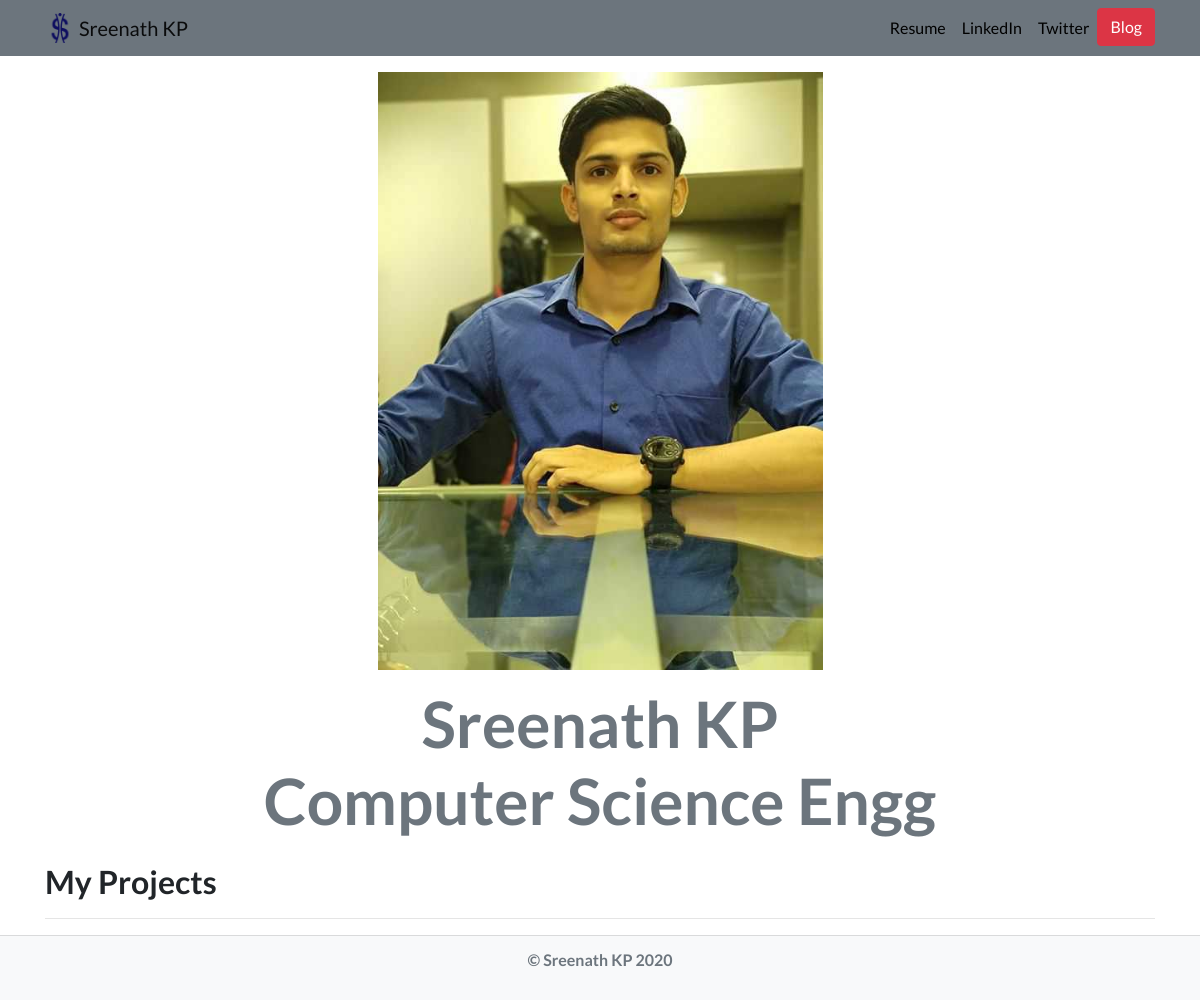
Before: / with the older database file.
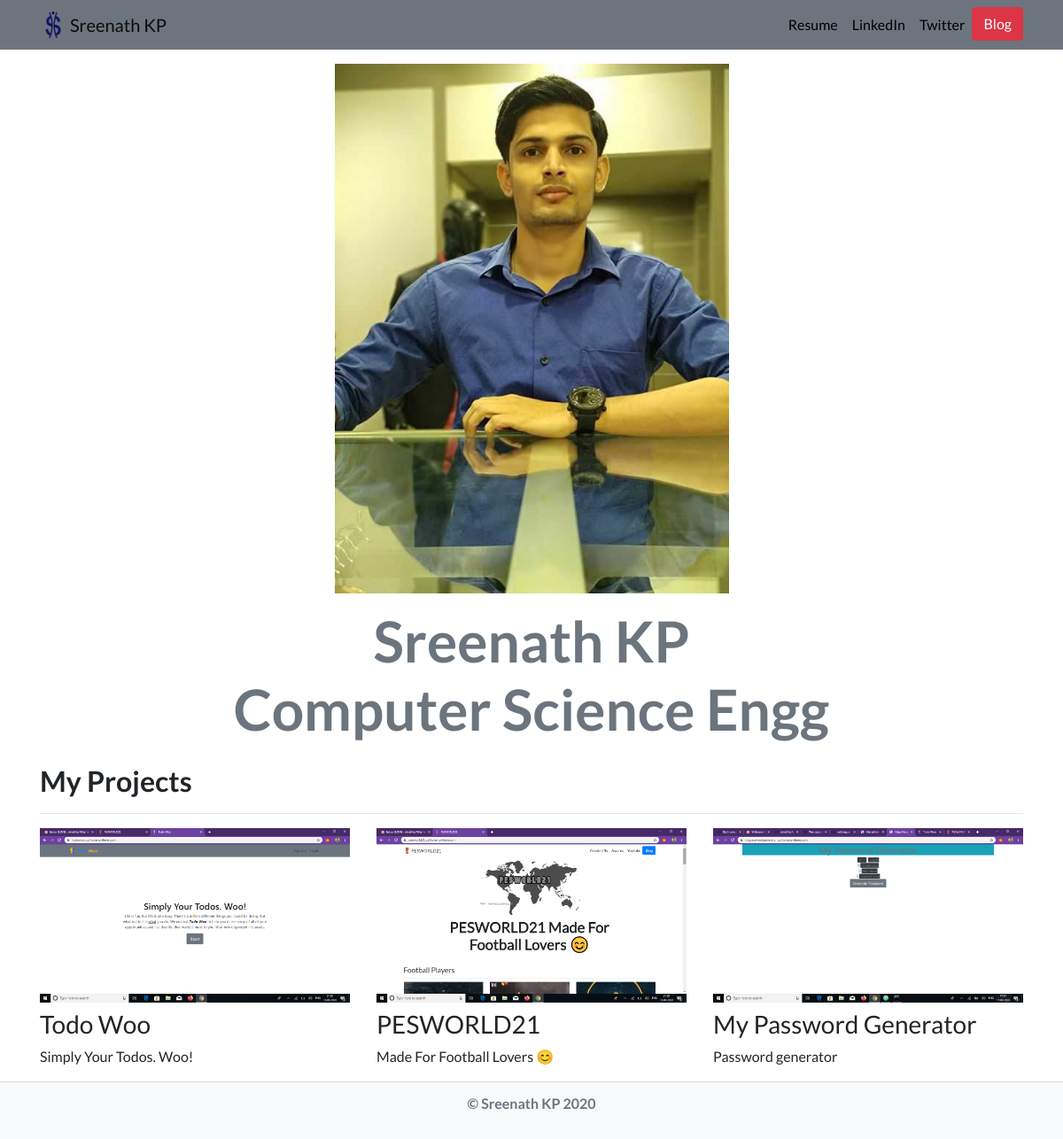
After: the same page with the newer database file.
### portfolio/models.py (models this page shows)
class Project(models.Model):
    title = models.CharField(max_length=100)
    description = models.CharField(max_length=250)
    image = models.ImageField(upload_to='portfolio/images/')
    url = models.URLField(blank=True)

### portfolio/views.py (the view)
# urls.py: 2. Add a URL to urlpatterns:  path('', views.home, name='home')
def home(request):
    projects = Project.objects.all()
    return render(request, 'portfolio/home.html', {'projects':projects})

### portfolio/templates/portfolio/home.html
{% extends "portfolio/base.html" %}
{% load static %}
{% block content %}
<div class="row justify-content-center my-3">
  <div class="col-5">
    <img src="{% static 'portfolio/sreenath.jpg' %}" class="img-fluid">
  </div>
</div>
<div class="row justify-content-center mb-3">
  <div class="col-md-9 text-center">
    <h1 id="hometext" class="font-weight-bold text-secondary">Sreenath KP<br>Computer Science Engg</h1>
  </div>
</div>
<h2 class="font-weight-bolder">My Projects</h2>
<hr>
<div class="row">
  {% for project in projects %}
  <div class="col-lg-4 col-md-6">
    {% if project.url %}
    <a href="{{ project.url }}">
      <img src="{{ project.image.url }}" class="img-fluid mb-2">
    </a>
    {% else %}
    <img src="{{ project.image.url }}" class="img-fluid mb-2">
    {% endif %}
    <h3>{{ project.title }}</h3>
    <p>{{ project.description }}</p>
  </div>
  {% endfor %}
</div>
{% endblock %}

### portfolio/templates/portfolio/base.html (shortened to what this page needs)
{% load static %}
<!doctype html>
<html lang="en">
<head>
  <link rel="stylesheet" href="https://stackpath.bootstrapcdn.com/bootstrap/4.4.1/css/bootstrap.min.css">
  <link rel="stylesheet" href="{% static "portfolio/custom.css" %}">
</head>
<body>
  <nav id="topNav" class="navbar navbar-expand-md navbar-light bg-secondary">
    <div class="container">
      <a class="navbar-brand" href="{% url 'home' %}">
        <img src="{% static "portfolio/currency.png" %}" width="30" height="30" class="d-inline-block align-top" alt="Nick's Logo">
        <span>Sreenath KP</span>
      </a>
      <div class="collapse navbar-collapse text-center" id="navbarNav">
        <ul class="navbar-nav ml-auto">
          <li class="nav-item">
            <a class="nav-link" href="{% static "portfolio/sreenath.pdf" %}">Resume</a>
          </li>
          <li class="nav-item">
            <a class="nav-link" href="https://www.linkedin.com/in/srinath-kp-117b281a1/" target="_blank">LinkedIn</a>
          </li>
          <li class="nav-item">
            <a class="nav-link" href="https://twitter.com/Srinathkp1" target="_blank">Twitter</a>
          </li>
          <li>
            <a role="button" href="{% url 'blog:all_blogs' %}" class="btn btn-danger">Blog</a>
          </li>
        </ul>
      </div>
    </div>
  </nav>
  <div class="container">
    {% block content %}{% endblock %}
  </div>
  <div class="card-footer text-muted bg-light">
  <p class="font-weight-bolder text-center text-secondary"> © Sreenath KP {% now 'Y' %}</p>
</div>
</body>
</html>

### portfolio/static/portfolio/custom.css (style rules this page uses)
.navbar-nav .nav-link { color: rgba(0,0,0,1) !important; }
body { font-family: 'Lato', sans-serif; }
@media (min-width: 992px) { #hometext { font-size: 4rem; } }

Changed rows visible on the page:
added Project: image (picture), title "Todo Woo", description "Simply Your Todos. Woo!"
added Project: image (picture), title "PESWORLD21", description "Made For Football Lovers 😊"
added Project: image (picture), title "My Password Generator", description "Password generator"
